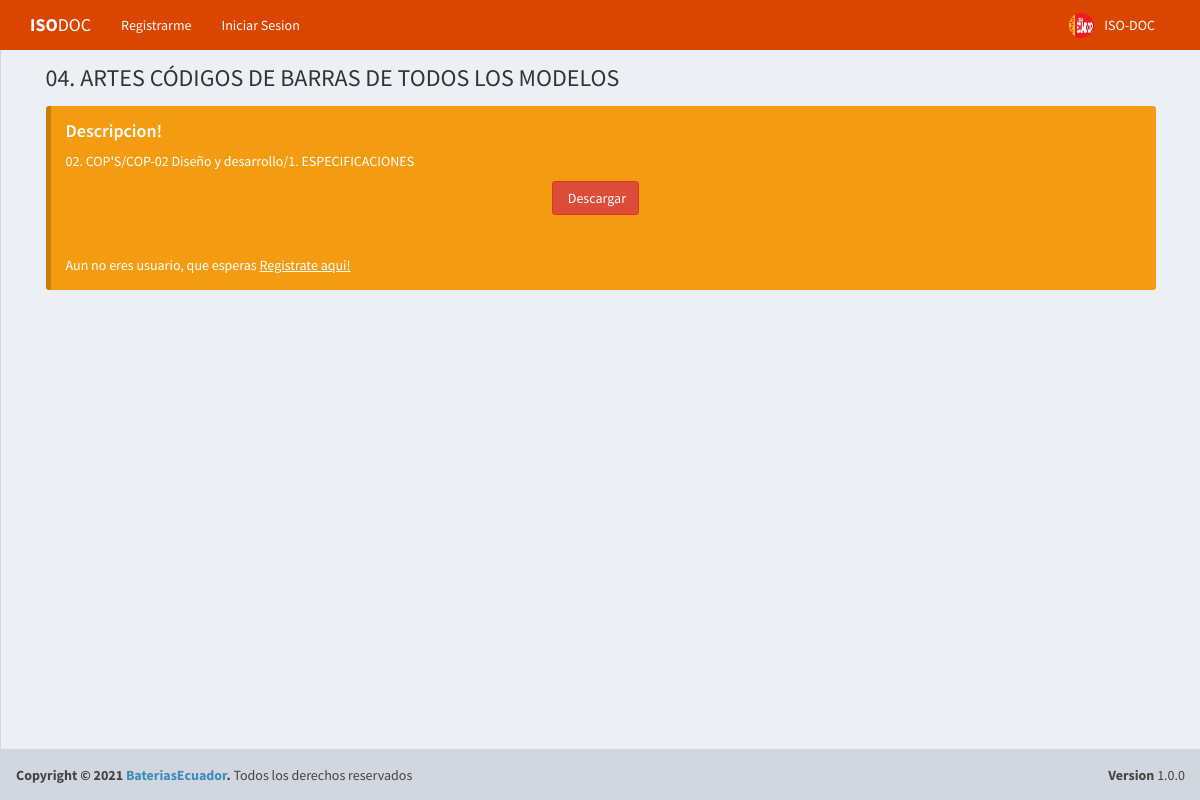
Page /cm0bNQR0rVW2.php?c=bPahvkube6sS on the committed database.
### tables this page shows
CREATE TABLE IF NOT EXISTS `file` (
  `id` int(11) NOT NULL AUTO_INCREMENT,
  `code` varchar(12) NOT NULL,
  `filename` varchar(255) NOT NULL,
  `description` varchar(255) NOT NULL,
  `download` int(11) NOT NULL,
  `is_public` tinyint(1) NOT NULL DEFAULT '0',
  `is_folder` tinyint(1) NOT NULL DEFAULT '0',
  `is_deleted` tinyint(1) NOT NULL DEFAULT '0',
  `user_id` int(11) NOT NULL,
  `status` int(11) DEFAULT '1',
  `folder_id` int(11) DEFAULT NULL,
  `created_at` datetime NOT NULL,
  `code_last` varchar(50) DEFAULT NULL,
  PRIMARY KEY (`id`),
  KEY `folder_id` (`folder_id`),
  KEY `user_id` (`user_id`),
  CONSTRAINT `file_ibfk_1` FOREIGN KEY (`folder_id`) REFERENCES `file` (`id`) ON DELETE CASCADE ON UPDATE CASCADE,
  CONSTRAINT `file_ibfk_2` FOREIGN KEY (`user_id`) REFERENCES `user` (`id`) ON DELETE CASCADE ON UPDATE CASCADE
);

### cm0bNQR0rVW2.php (the view, shortened to what this page needs)
<?php
include "config/config.php";
$code = $_GET['c'];
$sql = mysqli_query($con, "select * from file where code=\"$code\"");
while ($row = mysqli_fetch_array($sql)) {
  $filename = $row['filename'];
  $description = $row['description'];
  $file_count = $row['download'];
  $file_id = $row['id'];
}
?>
<!DOCTYPE html>
<html>
<head>
  <link rel="stylesheet" href="bootstrap/css/bootstrap.min.css">
  <link rel="stylesheet" href="css/font-awesome/css/font-awesome.min.css">
  <link rel="stylesheet" href="dist/css/AdminLTE.min.css">
  <link rel="stylesheet" href="dist/css/skins/_all-skins.min.css">
  <link rel="stylesheet" href="css/public.css">
</head>
<body class="hold-transition skin-yellow-light layout-top-nav">
  <div class="wrapper">
    <header class="main-header">
      <nav class="navbar navbar-static-top">
        <div class="container">
          <div class="navbar-header">
            <a href="#" class="navbar-brand"><b>ISO</b>DOC</a>
          </div>
          <div class="collapse navbar-collapse pull-left" id="navbar-collapse">
            <ul class="nav navbar-nav">
              <li><a href="register">Registrarme</a></li>
              <li><a href="index">Iniciar Sesion</a></li>
            </ul>
          </div>
          <div class="navbar-custom-menu">
            <ul class="nav navbar-nav">
              <li class="dropdown user user-menu">
                <a href="#" class="dropdown-toggle" data-toggle="dropdown">
                  <img src="images/logo.png" class="user-image" alt="User Image">
                  <span class="hidden-xs">ISO-DOC</span>
                </a>
              </li>
            </ul>
          </div>
        </div>
      </nav>
    </header>
    <div class="content-wrapper">
      <div class="container">
        <section class="content-header">
          <h1><?php echo $filename ?></h1>
        </section>
        <section class="content">
          <div class="callout callout-warning">
            <h4>Descripcion!</h4>
            <p><?php echo $description ?></p>
            <center><a href="action/dwnfl.php?code=<?php echo $code; ?>&id=<?php echo $file_id; ?>&count=<?php echo $file_count; ?>" style="text-decoration: none;" class="btn btn-danger"><i class="fa fa-fownload"></i> Descargar</a></center>
            <br><br>
            <p>Aun no eres usuario, que esperas <a href="register">Registrate aqui!</a></p>
          </div>
        </section>
      </div>
    </div>
    <footer class="main-footer">
      <div class="pull-right hidden-xs">
        <b>Version</b> 1.0.0
      </div>
      <strong>Copyright &copy; <?php echo date('Y'); ?> <a href="">Baterias<span>Ecuador</span></a>.</strong> Todos los derechos reservados
    </footer>
  </div>
</body>
</html>

### rows in the picture
file: filename "04. ARTES CÓDIGOS DE BARRAS DE TODOS LOS MODELOS", description "02. COP'S/COP-02 Diseño y desarrollo/1. ESPECIFICACIONES"
